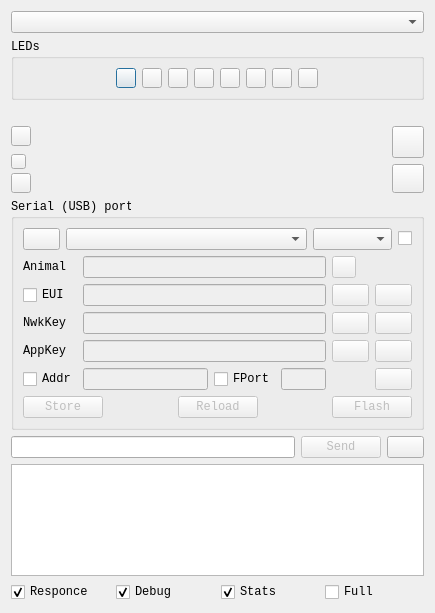
<?xml version="1.0" encoding="UTF-8"?>
<ui version="4.0">
 <class>DialogCollarSim</class>
 <widget class="QDialog" name="DialogCollarSim">
  <property name="geometry">
   <rect>
    <x>0</x>
    <y>0</y>
    <width>435</width>
    <height>613</height>
   </rect>
  </property>
  <property name="maximumSize">
   <size>
    <width>16777215</width>
    <height>16777215</height>
   </size>
  </property>
  <property name="font">
   <font>
    <family>Monospace</family>
   </font>
  </property>
  <property name="windowTitle">
   <string>Collar</string>
  </property>
  <layout class="QVBoxLayout" name="verticalLayout_2">
   <item>
    <layout class="QVBoxLayout" name="verticalLayout">
     <item>
      <layout class="QHBoxLayout" name="horizontalLayout_2">
       <item>
        <widget class="QComboBox" name="comboAnimals">
         <property name="sizePolicy">
          <sizepolicy hsizetype="Expanding" vsizetype="Fixed">
           <horstretch>0</horstretch>
           <verstretch>0</verstretch>
          </sizepolicy>
         </property>
        </widget>
       </item>
      </layout>
     </item>
     <item>
      <widget class="QGroupBox" name="groupLEDs">
       <property name="title">
        <string>LEDs</string>
       </property>
       <layout class="QHBoxLayout" name="horizontalLayout_8">
        <item>
         <layout class="QHBoxLayout" name="horizontalLayout_3">
          <item>
           <widget class="QPushButton" name="btnLed4">
            <property name="sizePolicy">
             <sizepolicy hsizetype="Minimum" vsizetype="Minimum">
              <horstretch>0</horstretch>
              <verstretch>0</verstretch>
             </sizepolicy>
            </property>
            <property name="minimumSize">
             <size>
              <width>20</width>
              <height>20</height>
             </size>
            </property>
            <property name="maximumSize">
             <size>
              <width>20</width>
              <height>20</height>
             </size>
            </property>
            <property name="text">
             <string/>
            </property>
           </widget>
          </item>
          <item>
           <widget class="QPushButton" name="btnLed3">
            <property name="sizePolicy">
             <sizepolicy hsizetype="Minimum" vsizetype="Minimum">
              <horstretch>0</horstretch>
              <verstretch>0</verstretch>
             </sizepolicy>
            </property>
            <property name="minimumSize">
             <size>
              <width>20</width>
              <height>20</height>
             </size>
            </property>
            <property name="maximumSize">
             <size>
              <width>20</width>
              <height>20</height>
             </size>
            </property>
            <property name="text">
             <string/>
            </property>
            <property name="autoDefault">
             <bool>false</bool>
            </property>
           </widget>
          </item>
          <item>
           <widget class="QPushButton" name="btnLed2">
            <property name="sizePolicy">
             <sizepolicy hsizetype="Minimum" vsizetype="Minimum">
              <horstretch>0</horstretch>
              <verstretch>0</verstretch>
             </sizepolicy>
            </property>
            <property name="minimumSize">
             <size>
              <width>20</width>
              <height>20</height>
             </size>
            </property>
            <property name="maximumSize">
             <size>
              <width>20</width>
              <height>20</height>
             </size>
            </property>
            <property name="text">
             <string/>
            </property>
            <property name="autoDefault">
             <bool>false</bool>
            </property>
           </widget>
          </item>
          <item>
           <widget class="QPushButton" name="btnLed1">
            <property name="sizePolicy">
             <sizepolicy hsizetype="Minimum" vsizetype="Minimum">
              <horstretch>0</horstretch>
              <verstretch>0</verstretch>
             </sizepolicy>
            </property>
            <property name="minimumSize">
             <size>
              <width>20</width>
              <height>20</height>
             </size>
            </property>
            <property name="maximumSize">
             <size>
              <width>20</width>
              <height>20</height>
             </size>
            </property>
            <property name="text">
             <string/>
            </property>
            <property name="autoDefault">
             <bool>false</bool>
            </property>
           </widget>
          </item>
          <item>
           <widget class="QPushButton" name="btnLed7">
            <property name="sizePolicy">
             <sizepolicy hsizetype="Minimum" vsizetype="Minimum">
              <horstretch>0</horstretch>
              <verstretch>0</verstretch>
             </sizepolicy>
            </property>
            <property name="minimumSize">
             <size>
              <width>20</width>
              <height>20</height>
             </size>
            </property>
            <property name="maximumSize">
             <size>
              <width>20</width>
              <height>20</height>
             </size>
            </property>
            <property name="text">
             <string/>
            </property>
            <property name="autoDefault">
             <bool>false</bool>
            </property>
           </widget>
          </item>
          <item>
           <widget class="QPushButton" name="btnLed6">
            <property name="sizePolicy">
             <sizepolicy hsizetype="Minimum" vsizetype="Minimum">
              <horstretch>0</horstretch>
              <verstretch>0</verstretch>
             </sizepolicy>
            </property>
            <property name="minimumSize">
             <size>
              <width>20</width>
              <height>20</height>
             </size>
            </property>
            <property name="maximumSize">
             <size>
              <width>20</width>
              <height>20</height>
             </size>
            </property>
            <property name="text">
             <string/>
            </property>
            <property name="autoDefault">
             <bool>false</bool>
            </property>
           </widget>
          </item>
          <item>
           <widget class="QPushButton" name="btnLed5">
            <property name="sizePolicy">
             <sizepolicy hsizetype="Minimum" vsizetype="Minimum">
              <horstretch>0</horstretch>
              <verstretch>0</verstretch>
             </sizepolicy>
            </property>
            <property name="minimumSize">
             <size>
              <width>20</width>
              <height>20</height>
             </size>
            </property>
            <property name="maximumSize">
             <size>
              <width>20</width>
              <height>20</height>
             </size>
            </property>
            <property name="text">
             <string/>
            </property>
            <property name="autoDefault">
             <bool>false</bool>
            </property>
           </widget>
          </item>
          <item>
           <widget class="QPushButton" name="btnLed0">
            <property name="sizePolicy">
             <sizepolicy hsizetype="Minimum" vsizetype="Minimum">
              <horstretch>0</horstretch>
              <verstretch>0</verstretch>
             </sizepolicy>
            </property>
            <property name="minimumSize">
             <size>
              <width>20</width>
              <height>20</height>
             </size>
            </property>
            <property name="maximumSize">
             <size>
              <width>20</width>
              <height>20</height>
             </size>
            </property>
            <property name="text">
             <string/>
            </property>
            <property name="autoDefault">
             <bool>false</bool>
            </property>
           </widget>
          </item>
         </layout>
        </item>
       </layout>
      </widget>
     </item>
     <item>
      <layout class="QHBoxLayout" name="horizontalLayout_4">
       <item>
        <spacer name="horizontalSpacer">
         <property name="orientation">
          <enum>Qt::Orientation::Horizontal</enum>
         </property>
         <property name="sizeHint" stdset="0">
          <size>
           <width>40</width>
           <height>20</height>
          </size>
         </property>
        </spacer>
       </item>
      </layout>
     </item>
     <item>
      <layout class="QHBoxLayout" name="horizontalLayout">
       <item>
        <layout class="QVBoxLayout" name="verticalLayout_4">
         <item>
          <widget class="QPushButton" name="btnMain">
           <property name="sizePolicy">
            <sizepolicy hsizetype="Maximum" vsizetype="Maximum">
             <horstretch>0</horstretch>
             <verstretch>0</verstretch>
            </sizepolicy>
           </property>
           <property name="maximumSize">
            <size>
             <width>20</width>
             <height>20</height>
            </size>
           </property>
           <property name="toolTip">
            <string>Button Main</string>
           </property>
           <property name="text">
            <string/>
           </property>
          </widget>
         </item>
         <item>
          <spacer name="verticalSpacer">
           <property name="orientation">
            <enum>Qt::Orientation::Vertical</enum>
           </property>
           <property name="sizeHint" stdset="0">
            <size>
             <width>20</width>
             <height>40</height>
            </size>
           </property>
          </spacer>
         </item>
         <item>
          <widget class="QPushButton" name="btnLedMain">
           <property name="sizePolicy">
            <sizepolicy hsizetype="Minimum" vsizetype="Minimum">
             <horstretch>0</horstretch>
             <verstretch>0</verstretch>
            </sizepolicy>
           </property>
           <property name="minimumSize">
            <size>
             <width>15</width>
             <height>15</height>
            </size>
           </property>
           <property name="maximumSize">
            <size>
             <width>10</width>
             <height>10</height>
            </size>
           </property>
           <property name="toolTip">
            <string>Board LED</string>
           </property>
           <property name="text">
            <string/>
           </property>
          </widget>
         </item>
         <item>
          <widget class="QPushButton" name="btnReset">
           <property name="sizePolicy">
            <sizepolicy hsizetype="Maximum" vsizetype="Maximum">
             <horstretch>0</horstretch>
             <verstretch>0</verstretch>
            </sizepolicy>
           </property>
           <property name="maximumSize">
            <size>
             <width>20</width>
             <height>20</height>
            </size>
           </property>
           <property name="toolTip">
            <string>Button Reset</string>
           </property>
           <property name="text">
            <string/>
           </property>
          </widget>
         </item>
        </layout>
       </item>
       <item>
        <widget class="ScreenWidget" name="widgetScreen" native="true">
         <property name="sizePolicy">
          <sizepolicy hsizetype="Expanding" vsizetype="Expanding">
           <horstretch>0</horstretch>
           <verstretch>0</verstretch>
          </sizepolicy>
         </property>
        </widget>
       </item>
       <item>
        <layout class="QVBoxLayout" name="verticalLayout_5">
         <item>
          <widget class="QPushButton" name="btnBuzzer">
           <property name="sizePolicy">
            <sizepolicy hsizetype="Maximum" vsizetype="Maximum">
             <horstretch>0</horstretch>
             <verstretch>0</verstretch>
            </sizepolicy>
           </property>
           <property name="minimumSize">
            <size>
             <width>32</width>
             <height>32</height>
            </size>
           </property>
           <property name="text">
            <string/>
           </property>
           <property name="iconSize">
            <size>
             <width>48</width>
             <height>48</height>
            </size>
           </property>
          </widget>
         </item>
         <item>
          <widget class="QPushButton" name="btnShock">
           <property name="sizePolicy">
            <sizepolicy hsizetype="Maximum" vsizetype="Maximum">
             <horstretch>0</horstretch>
             <verstretch>0</verstretch>
            </sizepolicy>
           </property>
           <property name="maximumSize">
            <size>
             <width>32</width>
             <height>32</height>
            </size>
           </property>
           <property name="toolTip">
            <string>Generate C++ array from image</string>
           </property>
           <property name="text">
            <string/>
           </property>
           <property name="autoDefault">
            <bool>false</bool>
           </property>
          </widget>
         </item>
        </layout>
       </item>
      </layout>
     </item>
     <item>
      <widget class="QGroupBox" name="groupPorts">
       <property name="title">
        <string>Serial (USB) port</string>
       </property>
       <layout class="QVBoxLayout" name="verticalLayout_3">
        <item>
         <layout class="QHBoxLayout" name="horizontalLayout_6">
          <item>
           <widget class="QPushButton" name="btnPortsRefresh">
            <property name="sizePolicy">
             <sizepolicy hsizetype="Maximum" vsizetype="Maximum">
              <horstretch>0</horstretch>
              <verstretch>0</verstretch>
             </sizepolicy>
            </property>
            <property name="toolTip">
             <string>Refresh available ports</string>
            </property>
            <property name="text">
             <string/>
            </property>
            <property name="icon">
             <iconset resource="../res/res.qrc">
              <normaloff>:/reload.svg</normaloff>:/reload.svg</iconset>
            </property>
           </widget>
          </item>
          <item>
           <widget class="QComboBox" name="comboPorts">
            <property name="sizePolicy">
             <sizepolicy hsizetype="Expanding" vsizetype="Fixed">
              <horstretch>0</horstretch>
              <verstretch>0</verstretch>
             </sizepolicy>
            </property>
           </widget>
          </item>
          <item>
           <widget class="QComboBox" name="comboBaudrate"/>
          </item>
          <item>
           <widget class="QCheckBox" name="checkConnect">
            <property name="toolTip">
             <string>Connect to selected port</string>
            </property>
            <property name="text">
             <string/>
            </property>
            <property name="icon">
             <iconset resource="../res/res.qrc">
              <normaloff>:/usb-cable.svg</normaloff>:/usb-cable.svg</iconset>
            </property>
           </widget>
          </item>
         </layout>
        </item>
        <item>
         <layout class="QGridLayout" name="gridLayout">
          <item row="3" column="1">
           <widget class="QLineEdit" name="editAKey">
            <property name="enabled">
             <bool>false</bool>
            </property>
            <property name="toolTip">
             <string>App key</string>
            </property>
           </widget>
          </item>
          <item row="5" column="0">
           <widget class="QCheckBox" name="checkAddr">
            <property name="toolTip">
             <string>Edit address</string>
            </property>
            <property name="text">
             <string>Addr</string>
            </property>
           </widget>
          </item>
          <item row="3" column="2">
           <widget class="QPushButton" name="btnGenAKey">
            <property name="enabled">
             <bool>false</bool>
            </property>
            <property name="sizePolicy">
             <sizepolicy hsizetype="Maximum" vsizetype="Maximum">
              <horstretch>0</horstretch>
              <verstretch>0</verstretch>
             </sizepolicy>
            </property>
            <property name="toolTip">
             <string>Generate App Key</string>
            </property>
            <property name="text">
             <string/>
            </property>
            <property name="icon">
             <iconset resource="../res/res.qrc">
              <normaloff>:/gears.svg</normaloff>:/gears.svg</iconset>
            </property>
           </widget>
          </item>
          <item row="5" column="1">
           <layout class="QHBoxLayout" name="horizontalLayout_11">
            <item>
             <widget class="QLineEdit" name="editAddr">
              <property name="enabled">
               <bool>false</bool>
              </property>
              <property name="sizePolicy">
               <sizepolicy hsizetype="Minimum" vsizetype="Fixed">
                <horstretch>0</horstretch>
                <verstretch>0</verstretch>
               </sizepolicy>
              </property>
              <property name="toolTip">
               <string>Network key</string>
              </property>
              <property name="readOnly">
               <bool>false</bool>
              </property>
             </widget>
            </item>
            <item>
             <widget class="QCheckBox" name="checkFPort">
              <property name="text">
               <string>FPort</string>
              </property>
             </widget>
            </item>
            <item>
             <widget class="QLineEdit" name="editFPort">
              <property name="enabled">
               <bool>false</bool>
              </property>
              <property name="sizePolicy">
               <sizepolicy hsizetype="Maximum" vsizetype="Fixed">
                <horstretch>0</horstretch>
                <verstretch>0</verstretch>
               </sizepolicy>
              </property>
             </widget>
            </item>
           </layout>
          </item>
          <item row="1" column="0">
           <widget class="QCheckBox" name="checkFlashEui">
            <property name="toolTip">
             <string>Flash or not EUI</string>
            </property>
            <property name="text">
             <string>EUI</string>
            </property>
           </widget>
          </item>
          <item row="5" column="3">
           <widget class="QPushButton" name="btnCopyAddr">
            <property name="enabled">
             <bool>false</bool>
            </property>
            <property name="sizePolicy">
             <sizepolicy hsizetype="Maximum" vsizetype="Maximum">
              <horstretch>0</horstretch>
              <verstretch>0</verstretch>
             </sizepolicy>
            </property>
            <property name="toolTip">
             <string>Copy NwkKey in the clipboard</string>
            </property>
            <property name="text">
             <string/>
            </property>
            <property name="icon">
             <iconset resource="../res/res.qrc">
              <normaloff>:/copy.svg</normaloff>:/copy.svg</iconset>
            </property>
           </widget>
          </item>
          <item row="1" column="1">
           <widget class="QLineEdit" name="editEui">
            <property name="enabled">
             <bool>false</bool>
            </property>
            <property name="toolTip">
             <string>EUI</string>
            </property>
           </widget>
          </item>
          <item row="3" column="0">
           <widget class="QLabel" name="label_2">
            <property name="text">
             <string>AppKey</string>
            </property>
           </widget>
          </item>
          <item row="3" column="3">
           <widget class="QPushButton" name="btnCopyAKey">
            <property name="enabled">
             <bool>false</bool>
            </property>
            <property name="sizePolicy">
             <sizepolicy hsizetype="Maximum" vsizetype="Maximum">
              <horstretch>0</horstretch>
              <verstretch>0</verstretch>
             </sizepolicy>
            </property>
            <property name="toolTip">
             <string>Copy AppKey in the clipboard</string>
            </property>
            <property name="text">
             <string/>
            </property>
            <property name="icon">
             <iconset resource="../res/res.qrc">
              <normaloff>:/copy.svg</normaloff>:/copy.svg</iconset>
            </property>
           </widget>
          </item>
          <item row="0" column="1">
           <widget class="QLineEdit" name="editAnimalName">
            <property name="enabled">
             <bool>false</bool>
            </property>
            <property name="toolTip">
             <string>EUI</string>
            </property>
           </widget>
          </item>
          <item row="1" column="3">
           <widget class="QPushButton" name="btnCopyEui">
            <property name="enabled">
             <bool>false</bool>
            </property>
            <property name="sizePolicy">
             <sizepolicy hsizetype="Maximum" vsizetype="Maximum">
              <horstretch>0</horstretch>
              <verstretch>0</verstretch>
             </sizepolicy>
            </property>
            <property name="toolTip">
             <string>Copy EUI in the clipboard</string>
            </property>
            <property name="text">
             <string/>
            </property>
            <property name="icon">
             <iconset resource="../res/res.qrc">
              <normaloff>:/copy.svg</normaloff>:/copy.svg</iconset>
            </property>
           </widget>
          </item>
          <item row="0" column="2">
           <widget class="QPushButton" name="btnSex">
            <property name="enabled">
             <bool>false</bool>
            </property>
            <property name="sizePolicy">
             <sizepolicy hsizetype="Maximum" vsizetype="Maximum">
              <horstretch>0</horstretch>
              <verstretch>0</verstretch>
             </sizepolicy>
            </property>
            <property name="maximumSize">
             <size>
              <width>24</width>
              <height>24</height>
             </size>
            </property>
            <property name="toolTip">
             <string>Generate EUI</string>
            </property>
            <property name="text">
             <string/>
            </property>
           </widget>
          </item>
          <item row="0" column="0">
           <widget class="QLabel" name="label_4">
            <property name="text">
             <string>Animal</string>
            </property>
           </widget>
          </item>
          <item row="1" column="2">
           <widget class="QPushButton" name="btnGenEui">
            <property name="enabled">
             <bool>false</bool>
            </property>
            <property name="sizePolicy">
             <sizepolicy hsizetype="Maximum" vsizetype="Maximum">
              <horstretch>0</horstretch>
              <verstretch>0</verstretch>
             </sizepolicy>
            </property>
            <property name="toolTip">
             <string>Generate EUI</string>
            </property>
            <property name="text">
             <string/>
            </property>
            <property name="icon">
             <iconset resource="../res/res.qrc">
              <normaloff>:/gears.svg</normaloff>:/gears.svg</iconset>
            </property>
           </widget>
          </item>
          <item row="2" column="0">
           <widget class="QLabel" name="label">
            <property name="text">
             <string>NwkKey</string>
            </property>
           </widget>
          </item>
          <item row="2" column="1">
           <widget class="QLineEdit" name="editNKey">
            <property name="enabled">
             <bool>false</bool>
            </property>
            <property name="toolTip">
             <string>Network key</string>
            </property>
           </widget>
          </item>
          <item row="2" column="2">
           <widget class="QPushButton" name="btnGenNKey">
            <property name="enabled">
             <bool>false</bool>
            </property>
            <property name="sizePolicy">
             <sizepolicy hsizetype="Maximum" vsizetype="Maximum">
              <horstretch>0</horstretch>
              <verstretch>0</verstretch>
             </sizepolicy>
            </property>
            <property name="toolTip">
             <string>Generate Nwk Key</string>
            </property>
            <property name="text">
             <string/>
            </property>
            <property name="icon">
             <iconset resource="../res/res.qrc">
              <normaloff>:/gears.svg</normaloff>:/gears.svg</iconset>
            </property>
           </widget>
          </item>
          <item row="2" column="3">
           <widget class="QPushButton" name="btnCopyNKey">
            <property name="enabled">
             <bool>false</bool>
            </property>
            <property name="sizePolicy">
             <sizepolicy hsizetype="Maximum" vsizetype="Maximum">
              <horstretch>0</horstretch>
              <verstretch>0</verstretch>
             </sizepolicy>
            </property>
            <property name="toolTip">
             <string>Copy NwkKey in the clipboard</string>
            </property>
            <property name="text">
             <string/>
            </property>
            <property name="icon">
             <iconset resource="../res/res.qrc">
              <normaloff>:/copy.svg</normaloff>:/copy.svg</iconset>
            </property>
           </widget>
          </item>
         </layout>
        </item>
        <item>
         <layout class="QHBoxLayout" name="horizontalLayout_7">
          <item>
           <widget class="QPushButton" name="btnStore">
            <property name="enabled">
             <bool>false</bool>
            </property>
            <property name="toolTip">
             <string>Store collar into devices file, activate the device and update the addres. You may flash once again the device with the new address.</string>
            </property>
            <property name="text">
             <string>Store</string>
            </property>
            <property name="icon">
             <iconset resource="../res/res.qrc">
              <normaloff>:/register.svg</normaloff>:/register.svg</iconset>
            </property>
           </widget>
          </item>
          <item>
           <spacer name="horizontalSpacer_3">
            <property name="orientation">
             <enum>Qt::Orientation::Horizontal</enum>
            </property>
            <property name="sizeHint" stdset="0">
             <size>
              <width>40</width>
              <height>20</height>
             </size>
            </property>
           </spacer>
          </item>
          <item>
           <widget class="QPushButton" name="btnReload">
            <property name="enabled">
             <bool>false</bool>
            </property>
            <property name="toolTip">
             <string>Reread collar info from serial</string>
            </property>
            <property name="text">
             <string>Reload</string>
            </property>
            <property name="icon">
             <iconset resource="../res/res.qrc">
              <normaloff>:/reload.svg</normaloff>:/reload.svg</iconset>
            </property>
           </widget>
          </item>
          <item>
           <spacer name="horizontalSpacer_2">
            <property name="orientation">
             <enum>Qt::Orientation::Horizontal</enum>
            </property>
            <property name="sizeHint" stdset="0">
             <size>
              <width>40</width>
              <height>20</height>
             </size>
            </property>
           </spacer>
          </item>
          <item>
           <widget class="QPushButton" name="btnFlash">
            <property name="enabled">
             <bool>false</bool>
            </property>
            <property name="toolTip">
             <string>Store AppKey and NwkKey in the connected wtih USB device. EUI is stored only if checked.</string>
            </property>
            <property name="text">
             <string>Flash</string>
            </property>
            <property name="icon">
             <iconset resource="../res/res.qrc">
              <normaloff>:/flash.svg</normaloff>:/flash.svg</iconset>
            </property>
           </widget>
          </item>
         </layout>
        </item>
       </layout>
      </widget>
     </item>
     <item>
      <layout class="QHBoxLayout" name="horizontalLayout_5">
       <item>
        <widget class="QLineEdit" name="editSerialCmd"/>
       </item>
       <item>
        <widget class="QPushButton" name="btnSend">
         <property name="enabled">
          <bool>false</bool>
         </property>
         <property name="text">
          <string>Send</string>
         </property>
        </widget>
       </item>
       <item>
        <widget class="QPushButton" name="btnClear">
         <property name="toolTip">
          <string>Clear output</string>
         </property>
         <property name="text">
          <string/>
         </property>
         <property name="icon">
          <iconset resource="../res/res.qrc">
           <normaloff>:/cross.svg</normaloff>:/cross.svg</iconset>
         </property>
        </widget>
       </item>
      </layout>
     </item>
     <item>
      <widget class="QTextEdit" name="editOutput">
       <property name="readOnly">
        <bool>true</bool>
       </property>
      </widget>
     </item>
     <item>
      <layout class="QHBoxLayout" name="horizontalLayout_9">
       <property name="topMargin">
        <number>0</number>
       </property>
       <item>
        <widget class="QCheckBox" name="checkRsp">
         <property name="text">
          <string>Responce</string>
         </property>
         <property name="checked">
          <bool>true</bool>
         </property>
        </widget>
       </item>
       <item>
        <widget class="QCheckBox" name="checkDbg">
         <property name="text">
          <string>Debug</string>
         </property>
         <property name="checked">
          <bool>true</bool>
         </property>
        </widget>
       </item>
       <item>
        <widget class="QCheckBox" name="checkStats">
         <property name="text">
          <string>Stats</string>
         </property>
         <property name="checked">
          <bool>true</bool>
         </property>
        </widget>
       </item>
       <item>
        <widget class="QCheckBox" name="checkFull">
         <property name="text">
          <string>Full</string>
         </property>
        </widget>
       </item>
      </layout>
     </item>
    </layout>
   </item>
  </layout>
 </widget>
 <customwidgets>
  <customwidget>
   <class>ScreenWidget</class>
   <extends>QWidget</extends>
   <header>hardware/dialogcollarsim.h</header>
   <container>1</container>
  </customwidget>
 </customwidgets>
 <resources>
  <include location="../res/res.qrc"/>
 </resources>
 <connections/>
</ui>
